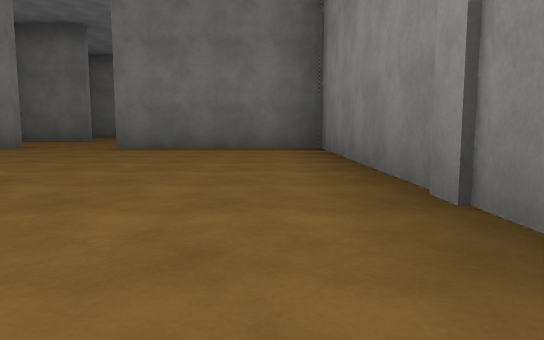
[1] (above)

24 first-person views from a walk through a scene from a Unity 3-D project. The camera is 0.26 m above the floor, tilts 6° down and sees 70° across. The floor is counted in squares, 1 m on a side. Each view is taken from the middle of a square. On the plan, view 1 faces up. The plan holds only what a view shows up to about 9 squares ahead; the rest is blank. The place goes on beyond the plan. The player is left out. Door leaves are left out, so doorways stand open. Some surface patterns are stand-ins.

[2]
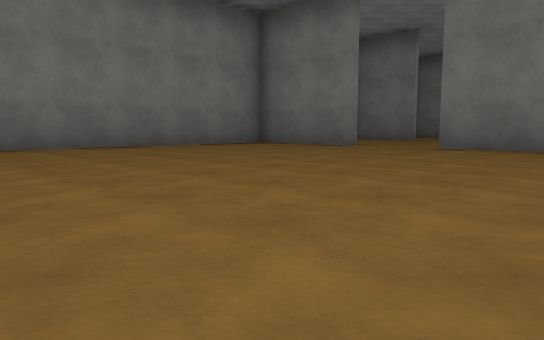

[3]
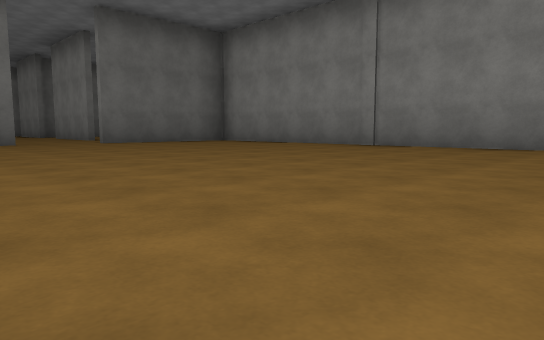

[4]
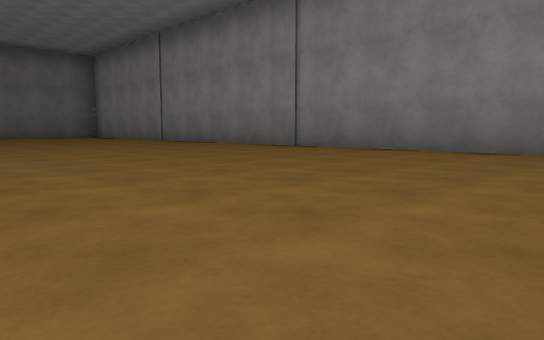

[5]
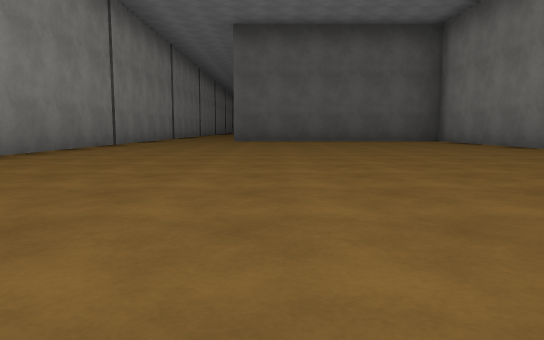

[6]
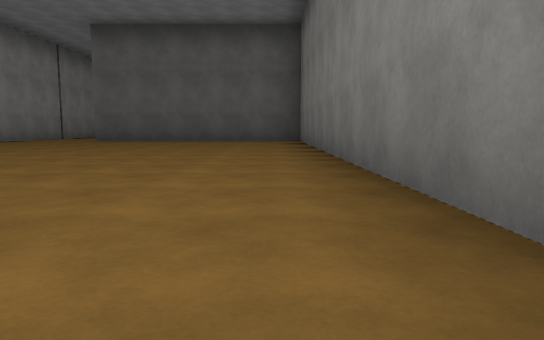

[7]
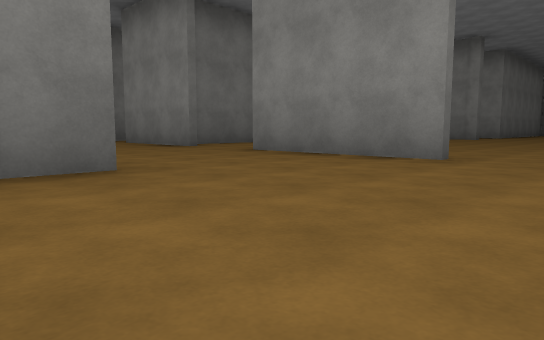

[8]
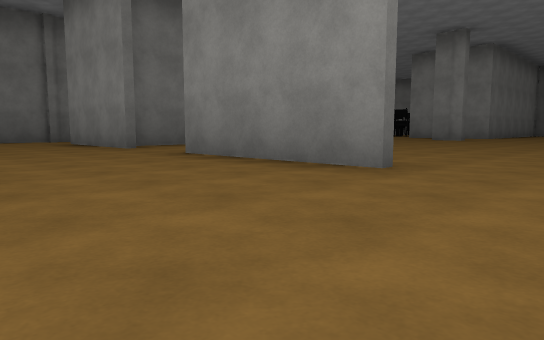

[9]
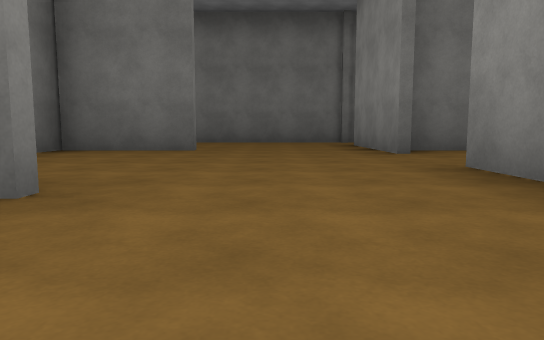

[10]
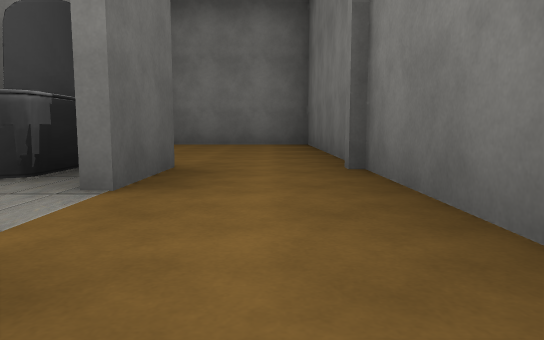

[11]
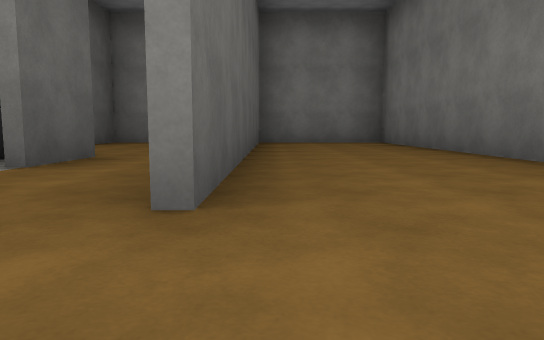

[12]
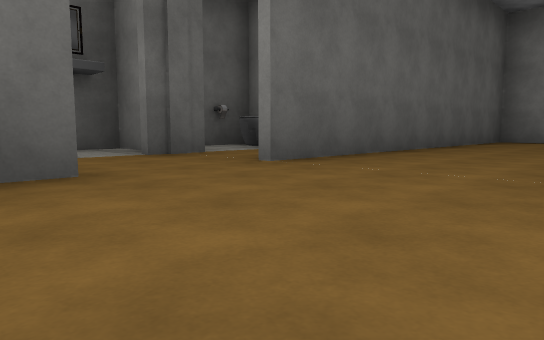

[13]
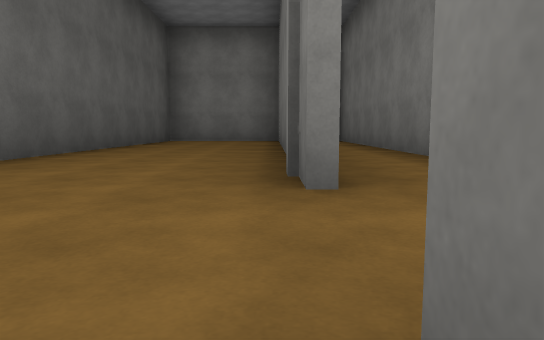

[14]
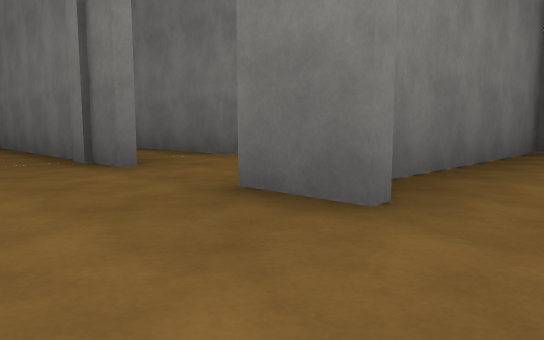

[15]
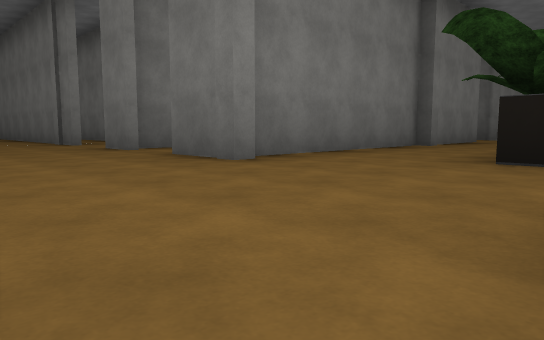

[16]
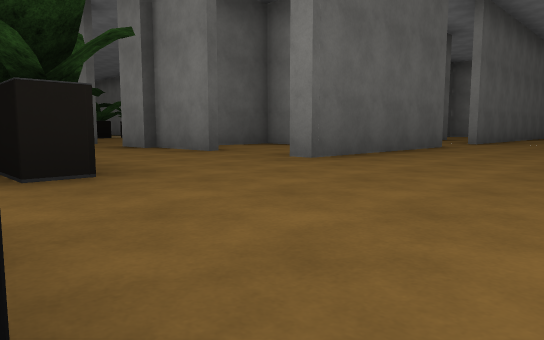

[17]
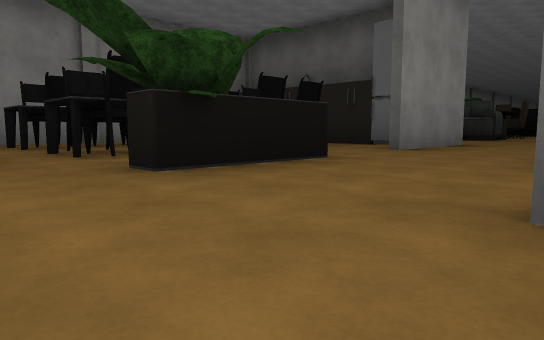

[18]
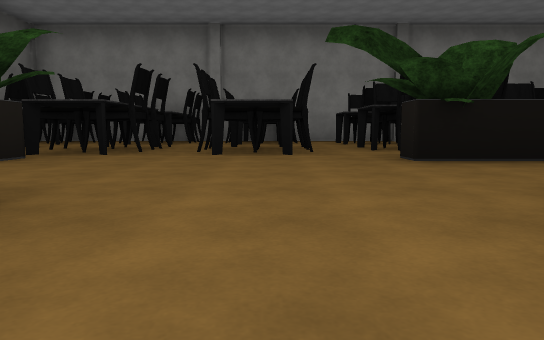

[19]
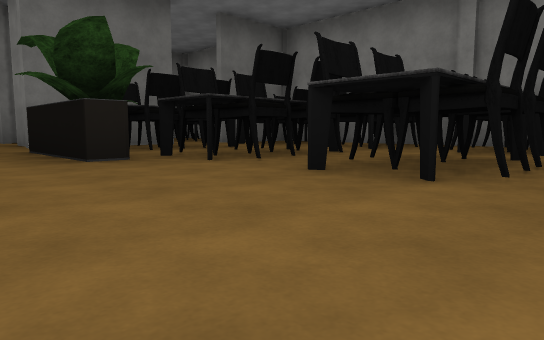

[20]
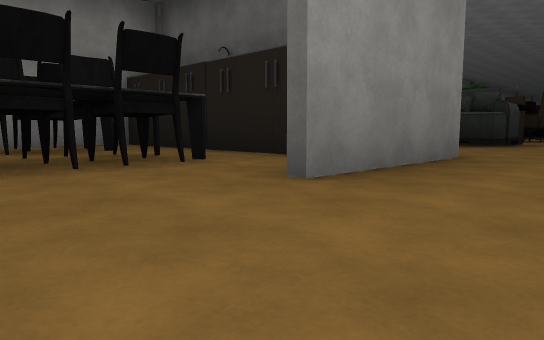

[21]
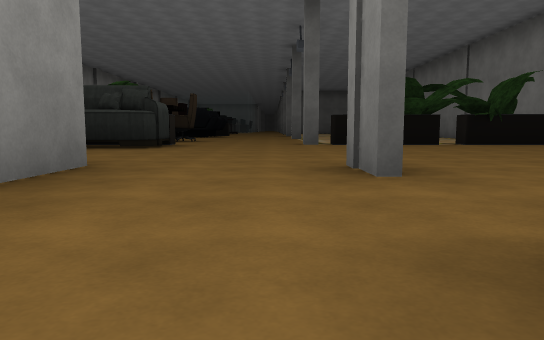

[22]
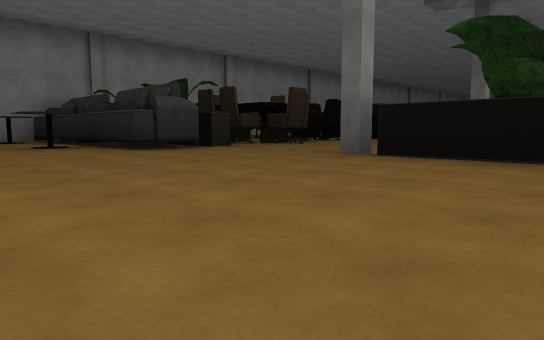

[23]
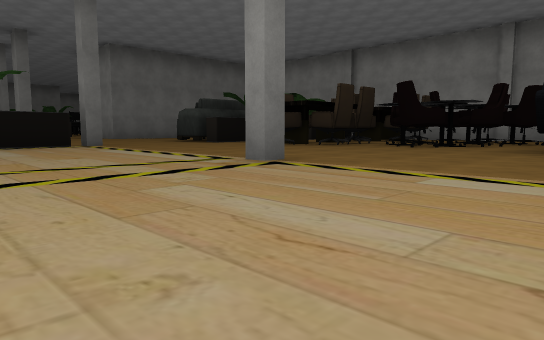

[24]
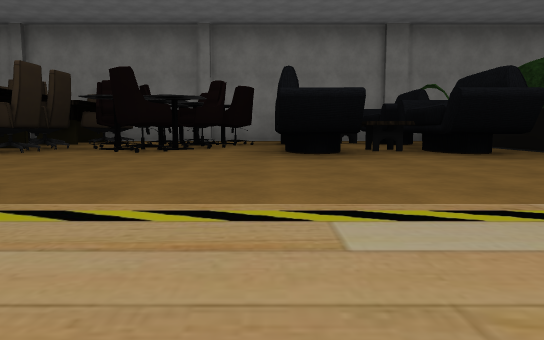

### Floor plan
Points are (right, up) in squares from view 1. A wall is a line through its corners. A room is listed if a view was taken in it or the views show most of it. See-through windows are left out.
Room 1 (views 1, 2, 3, 4, 5, 6)
walls: (-5.6, -0.8) (-5.6, -8.4) (-1.1, -8.4); (0.7, -1.6) (0.7, 4.5); (-3.4, 5.3) (-5.6, 5.3) (-5.6, 0.9); (0.5, 5.3) (-2.1, 5.3); (0.7, -7.4) (0.7, -3.5)
ways out: opening at (0, -8.5)
Room 2 (views 7, 8, 9)
walls: (-3.9, 8.4) (-5.5, 8.4); (-1.6, 7.2) (-1.6, 8.6)
ways out: open door at (-2, 6) to room 4; opening at (-3, 9) to room 7
Room 3 (views 10, 11, 12, 13)
walls: (0.5, 17.2) (-5.6, 17.2) (-5.6, 14.8) (0.9, 14.8); (2.2, 14.8) (3.5, 14.8); (3.4, 17.2) (2.6, 17.2); (0.8, 11.9) (1.4, 11.9)
ways out: opening at (4, 16) to room 4; open door at (2, 13) to room 4; open door at (4, 17) to room 4; open door at (2, 17) to room 5; open door at (-1.5, 14) to room 10; open door at (0, 13) to room 10
objects: pillar (1, 13); pillar (1, 17)
Room 4 (views 14, 15, 16, 17, 18, 19, 20, 21, 22, 23, 24)
walls: (12.5, 5.1) (12.5, 7.4); (7.3, 9.1) (7.3, 11.5); (5.4, 10) (5.4, 9.4); (12.5, -2.1) (12.5, 3.6); (12.5, 9.9) (12.5, 21.1); (5.4, 11.9) (5.4, 11.1); (5.2, 13.2) (5.2, 11.9); (0.2, 11.8) (-1.4, 11.8); (0.8, 12.6) (0.8, 11.9); (3.5, 14.8) (5.2, 14.8); (5.2, 20.5) (5.2, 17.5); (7.5, 21.6) (7.5, 22.2); (5.2, 22.4) (5.2, 21.5)
ways out: open door at (-2, 6) to room 2; opening at (4, 16) to room 3; open door at (2, 13) to room 3; open door at (4, 17) to room 3; open door at (-1.7, 10.3) to room 7; open door at (5, 14) to room 9; opening at (6, 23); open door at (5, 10.5); open door at (6.5, 9); open door at (7.7, 22.7); open door at (10, 21)
objects: pillar (1, -7); pillar (1, -3); pillar (1, -2); pillar (1, 1); pillar (1, 5); plant (2, 5); other object (2, 6); plant (4, 5); other object (4, 6); pillar (5, 1); pillar (5, 4); other object (5, 5); pillar (5, 9); pillar (5, 17); pillar (5, 21); other object (7, 13); plant (7, 14); other object (7, 18); plant (7, 19); other object (7, 20); armchair (8, -2); other object (8, -2) to (9, -1); armchair (8, 0) to (9, 0); armchair (8, 4); other object (8, 6) to (9, 6); fridge (8, 10); other object (8, 14); table (8, 18); other object (8, 20); plant (9, -3); table (9, 1); other object (9, 2); armchair (9, 3); armchair (9, 4); plant (9, 5); table (9, 7); cabinet (9, 10); chair (9, 11); chair (9, 13); other object (9, 14); table (9, 15); chair (9, 16); chair (9, 17); chair (9, 18); chair (9, 19); other object (9, 20) to (9, 21); other object (10, 1); other object (10, 2); sofa (10, 6); cabinet (10, 10); chair (10, 14); table (10, 16); other object (11, -2) to (11, -1); other object (11, 0); other object (11, 1); other object (11, 2); armchair (11, 3); other object (11, 4); other object (11, 5); sofa (11, 6) to (12, 6); other object (11, 7); cabinet (11, 10); other object (11, 11); other object (11, 12) to (11, 13); other object (11, 14); other object (11, 15); table (11, 16); other object (11, 17); other object (11, 18); other object (11, 19); other object (11, 20) to (11, 21); pillar (12, -3); armchair (12, -2); pillar (12, 1); other object (12, 3); other object (12, 4); pillar (12, 5); pillar (12, 9); cabinet (12, 10); pillar (12, 13); pillar (12, 17); other object (12, 18); other object (12, 19); other object (12, 20); pillar (12, 21)
Room 5 (no view inside)
walls: (0.9, 18.5) (-5.6, 18.5)
ways out: open door at (2, 17) to room 3
Room 6 (no view inside)
walls: (-5.6, 11.9) (-4.6, 11.9); (-2, 14.6) (-5.6, 14.6) (-5.6, 11.2); (-1.6, 11) (-1.6, 13.4)
ways out: opening at (-3, 12) to room 7
Room 7 (no view inside)
walls: (-3.9, 11.8) (-5.6, 11.8); (-1.6, 8.6) (-1.6, 9.8)
ways out: opening at (-3, 9) to room 2; open door at (-1.7, 10.3) to room 4; opening at (-3, 12) to room 6
Room 8 (no view inside)
walls: (3, 21.1) (3, 17.4)
Room 9 (no view inside)
walls: (3, 11.9) (5.4, 11.9)
ways out: open door at (5, 14) to room 4
Room 10 (no view inside)
walls: (-1.5, 11.9) (-0.5, 11.9); (0.2, 14.6) (-2, 14.6)
ways out: open door at (-1.5, 14) to room 3; open door at (0, 13) to room 3
objects: toilet (-1, 13)

Positions as (right, up) in squares from view 1, and headings:
1: (0, 0), facing up
2: (0, 0), facing up-left
3: (-5, -2), facing up-right
4: (-4, -7), facing up-right
5: (-2, 0), facing down
6: (-5, 0), facing down
7: (-5, 6), facing up-right
8: (-4, 6), facing up-right
9: (-3, 7), facing up
10: (1, 14), facing left
11: (2, 15), facing left
12: (3, 17), facing down-left
13: (3, 17), facing left
14: (4, 16), facing up-left
15: (8, 15), facing up-left
16: (8, 17), facing down-left
17: (5, 16), facing down-right
18: (4, 16), facing right
19: (6, 15), facing up-right
20: (6, 13), facing down-right
21: (6, 12), facing down
22: (3, 9), facing down-right
23: (3, -1), facing up-right
24: (4, 0), facing right
